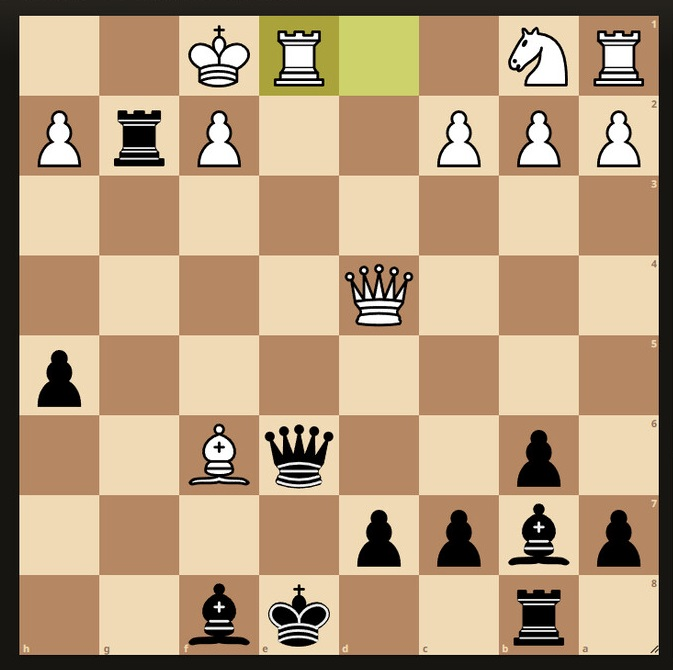
#> input picture Pictures/Captura2.jpg, 673 x 670 px, found by its file name
$ python detectar3.py
#> lines starting #> are read from the running program, lines starting #| are printed output that depends on the picture; after the words box and inside, x2 and y2 are one past the last pixel; in counts of white or black regions, pixels touching at a corner belong together
import cv2
import numpy as np

# Cargamos la imagen
imagen = cv2.imread('C:\\Users\\sergi\\Desktop\\ProyectoChess\\Pictures\\Captura2.jpg')
#> imagen is the input picture: shape (670, 673, 3); mean B, G, R 123.3, 154.8, 181.9
#La pasamos a tonos grises para que Canny pueda usarlo
grises = cv2.cvtColor(imagen, cv2.COLOR_BGR2GRAY)
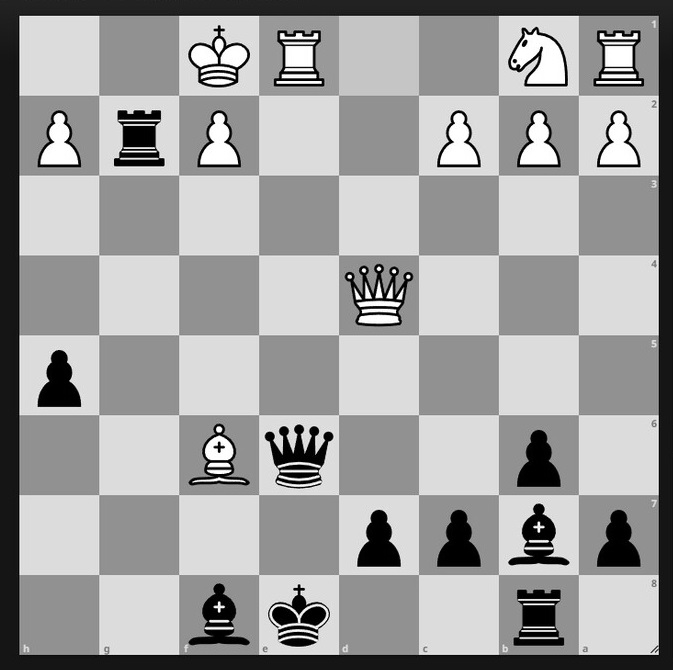
#> grises: shape (670, 673); min 0, max 255, mean 159.3

# Aplicamos Canny
bordes = cv2.Canny(imagen, 150, 200, L2gradient=True)
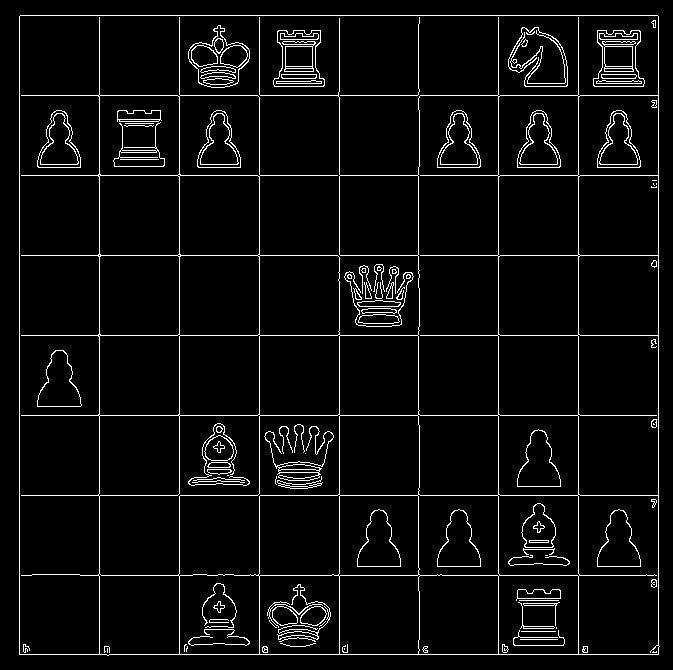
#> bordes: shape (670, 673); 5% white in thin lines or dots
cv2.imshow("bordes", bordes)
# Aplicamos la TRansformada de Hough para que detecte las líneas pero con algunos requisitos de las mismas
lineas = cv2.HoughLinesP(bordes, 1, np.pi/180, threshold=280, minLineLength=100, maxLineGap=10)
#> lineas = 18 rows, first 6: [658, 654, 658, 16], [19, 654, 19, 16], [21, 255, 657, 255], [20, 654, 657, 654], [21, 495, 657, 495], [99, 653, 99, 15]

# Seleccionar las líneas que formen un ángulo recto (similar a un cuadrado, o lo que se pueda, porque parece que no puede ser)
if lineas is not None:
    #Para esto usamos la distancia Euclídea, comparando la primera y sucesivas, con las siguientes lineas
    lineas_seleccionadas = []
    for i in range(len(lineas)):
        x1, y1, x2, y2 = lineas[i][0]
        longitud1 = np.sqrt((x2 - x1)**2 + (y2 - y1)**2)
        for j in range(i+1, len(lineas)):
            x3, y3, x4, y4 = lineas[j][0]
            longitud2 = np.sqrt((x4 - x3)**2 + (y4 - y3)**2)

            #Comparo si la longitud de las líneas y los ángulos entre ellas
            diferencia = np.abs(longitud1 - longitud2)
            umbral = 1  # Este es el umbral de la diferencia de longitudes entre líneas(es bajito porque si no pilla los bordes de fuera)

            # Se calcula el ángulo de las líneas
            angulo = np.abs(np.arctan2(y2 - y1, x2 - x1) - np.arctan2(y4 - y3, x4 - x3))
            angulo_grados = np.degrees(angulo)

            # Luego se mira si el ángulo que forman está dentro de los 90º(y su umbral), si es que si las guardo
            if diferencia < umbral and np.abs(angulo_grados - 90) < 10:
                lineas_seleccionadas.append(lineas[i])
                lineas_seleccionadas.append(lineas[j])
#> this loop made 18 passes
#> (x1, y1, x2, y2, longitud1) on passes 1 to 12: (658, 654, 658, 16, 638), (19, 654, 19, 16, 638), (21, 255, 657, 255, 636), (20, 654, 657, 654, 637), (21, 495, 657, 495, 636), (99, 653, 99, 15, 638), (21, 95, 657, 95, 636), (21, 335, 657, 335, 636), (259, 653, 259, 15, 638), (20, 15, 657, 15, 637), (21, 415, 656, 415, 635), (21, 175, 657, 175, 636)
#> after the loop, lineas_seleccionadas = 32 items, first 6: [[21, 255, 657, 255]], [[498, 653, 498, 17]], [[21, 255, 657, 255]], [[578, 653, 578, 17]], [[21, 255, 657, 255]], [[179, 653, 179, 17]]
    #Con esto se quedarán todas aquellas líneas que vayan formando cuadrados(o casi) y luego se mostrarán y se recotará

    # Esto es para dibujar las líneas que han pasado
    for linea in lineas_seleccionadas:
        x1, y1, x2, y2 = linea[0]
        cv2.line(imagen, (x1, y1), (x2, y2), (0, 0, 255), 2)
#> this loop made 32 passes
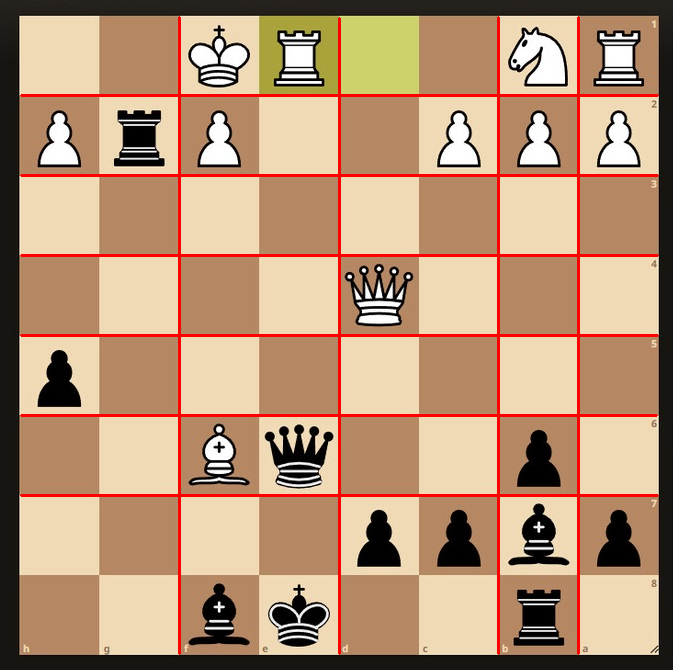
#> imagen: shape (670, 673, 3); 4.19% of pixels changed, all inside (x1, y1, x2, y2) = (20, 16, 659, 655)

    #Y ahora pillo las coordenadas de las líneas que necesito para determinar el tablero
    coordenadas_x = [x for linea in lineas_seleccionadas for x, _, _, _ in linea]
#> coordenadas_x = 32 values, max 578 at index 3, min 21 at index 0, mean 217.2
    coordenadas_y = [y for linea in lineas_seleccionadas for _, y, _, _ in linea]
#> coordenadas_y = 32 values, max 653 at index 1, min 95 at index 12, mean 466.5
    min_x = min(coordenadas_x)
#> min_x = 21
    max_x = max(coordenadas_x)
#> max_x = 578
    min_y = min(coordenadas_y)
#> min_y = 95
    max_y = max(coordenadas_y)
#> max_y = 653

    # Recorto la región que me interesa de la imagen original, según las coordenadas de esas líneas
    imagen_recortada = imagen[min_y:max_y, min_x:max_x]
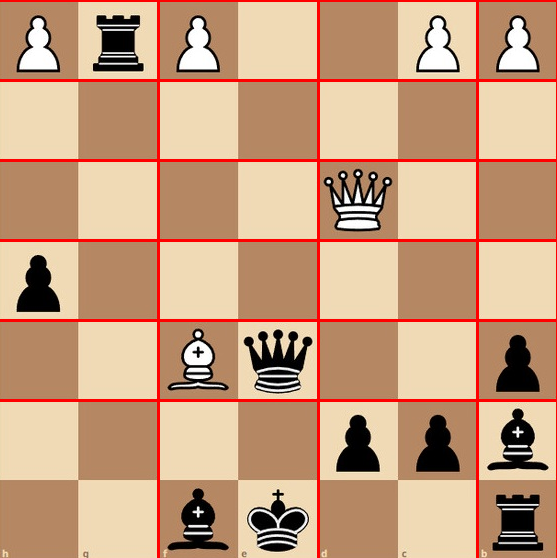
#> imagen_recortada: shape (558, 557, 3); mean B, G, R 126.8, 158, 199.5

    # Mostrar la imagen recortada resultante
    cv2.imshow('Imagen recortada', imagen_recortada)
    cv2.waitKey(0)#Para que no se me quite al momento de abrirla

$ run again, with Pictures/Captura3.jpg copied over Pictures/Captura2.jpg
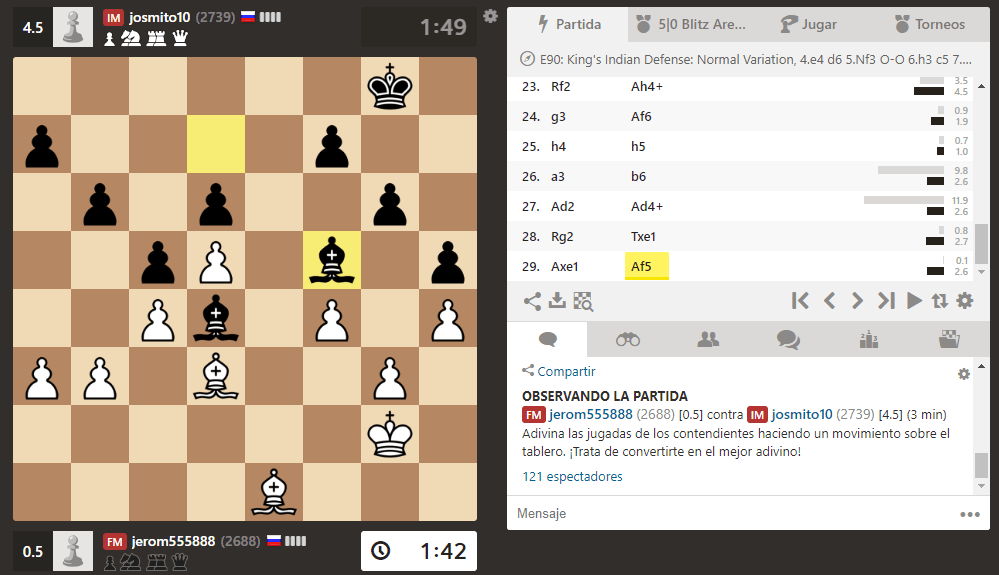
#> input picture Pictures/Captura3.jpg, 999 x 575 px, found by its file name
#> imagen is the input picture: shape (575, 999, 3); mean B, G, R 166, 180.3, 192.7
#> `bordes = cv2.Canny(imagen, 150, 200, L2gradient=True)`:
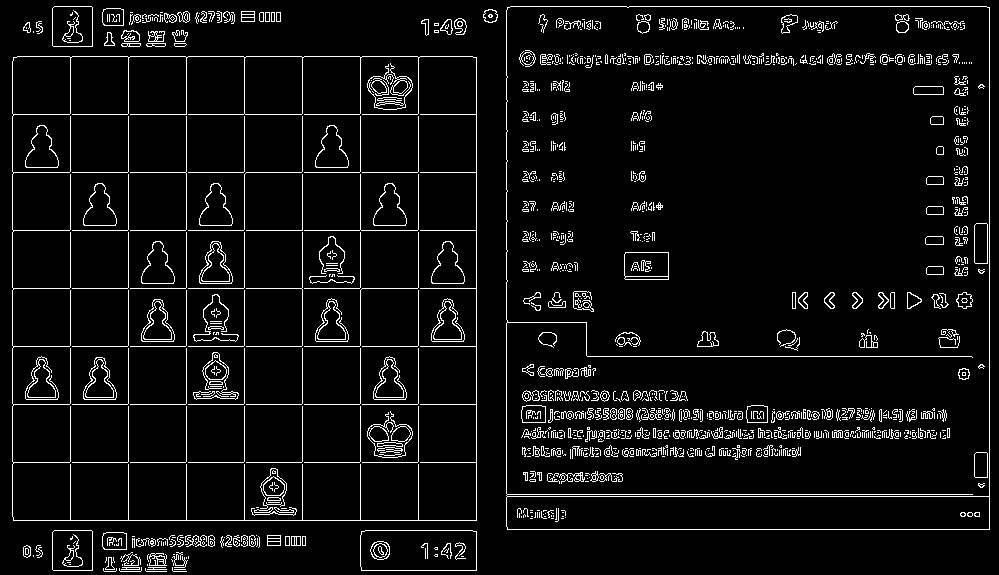
#> bordes: shape (575, 999); 5.9% white in thin lines or dots
#> lineas = 25 rows, first 6: [17, 56, 472, 56], [476, 570, 476, 57], [989, 529, 989, 7], [506, 526, 506, 10], [507, 496, 988, 496], [510, 6, 986, 6]
#> the loop `for i in range(len(lineas)):` made 25 passes
#> (x1, y1, x2, y2, longitud1) on passes 1 to 8: (17, 56, 472, 56, 455), (476, 570, 476, 57, 513), (989, 529, 989, 7, 522), (506, 526, 506, 10, 516), (507, 496, 988, 496, 481), (510, 6, 986, 6, 476), (13, 346, 475, 346, 462), (13, 404, 475, 404, 462)
#> after the loop `for i in range(len(lineas)):`: lineas_seleccionadas = [[[17, 56, 472, 56]], [[12, 516, 12, 61]]]
#> the loop `for linea in lineas_seleccionadas:` made 2 passes
#> after the loop `for linea in lineas_seleccionadas:`:
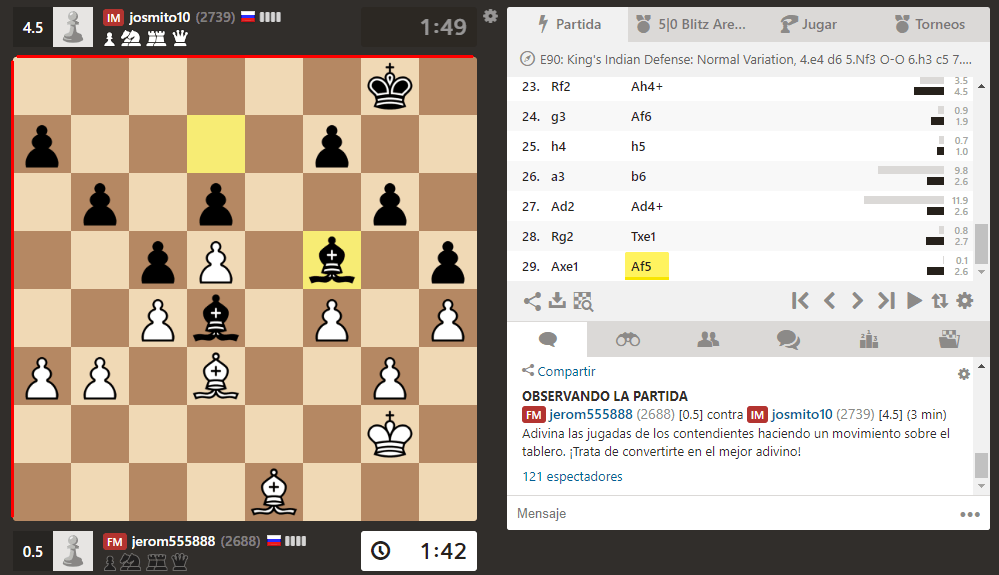
#> imagen: shape (575, 999, 3); 0.48% of pixels changed, all inside (x1, y1, x2, y2) = (11, 55, 474, 518)
#> coordenadas_x = [17, 12]
#> coordenadas_y = [56, 516]
#> min_x = 12
#> max_x = 17
#> min_y = 56
#> max_y = 516

$ run again, with Pictures/Captura4.jpg copied over Pictures/Captura2.jpg
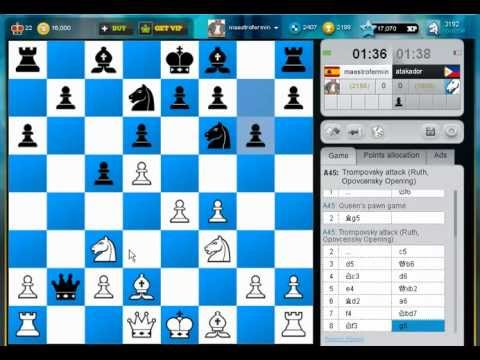
#> input picture Pictures/Captura4.jpg, 480 x 360 px, found by its file name
#> imagen is the input picture: shape (360, 480, 3); mean B, G, R 180, 157.9, 120.7
#> `bordes = cv2.Canny(imagen, 150, 200, L2gradient=True)`:
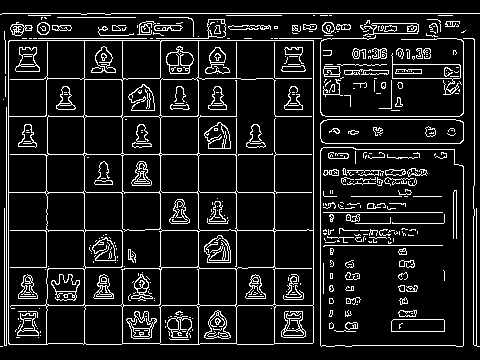
#> bordes: shape (360, 480); 11.1% white in thin lines or dots
#> lineas = 17 rows, first 6: [2, 13, 479, 13], [6, 116, 236, 116], [4, 230, 144, 230], [5, 40, 323, 40], [6, 154, 363, 154], [22, 38, 208, 38]
#> the loop `for i in range(len(lineas)):` made 17 passes
#> (x1, y1, x2, y2, longitud1) on passes 1 to 8: (2, 13, 479, 13, 477), (6, 116, 236, 116, 230), (4, 230, 144, 230, 140), (5, 40, 323, 40, 318), (6, 154, 363, 154, 357), (22, 38, 208, 38, 186), (6, 192, 332, 192, 326), (313, 342, 313, 15, 327)
#> after the loop `for i in range(len(lineas)):`: lineas_seleccionadas = [[[6, 192, 332, 192]], [[122, 343, 122, 17]]]
#> the loop `for linea in lineas_seleccionadas:` made 2 passes
#> coordenadas_x = [6, 122]
#> coordenadas_y = [192, 343]
#> min_x = 6
#> max_x = 122
#> min_y = 192
#> max_y = 343
#> `imagen_recortada = imagen[min_y:max_y, min_x:max_x]`:
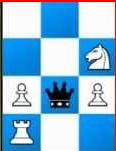
#> imagen_recortada: shape (151, 116, 3); mean B, G, R 216.7, 183.6, 136.4

$ run again, with Pictures/Captura5.jpg copied over Pictures/Captura2.jpg
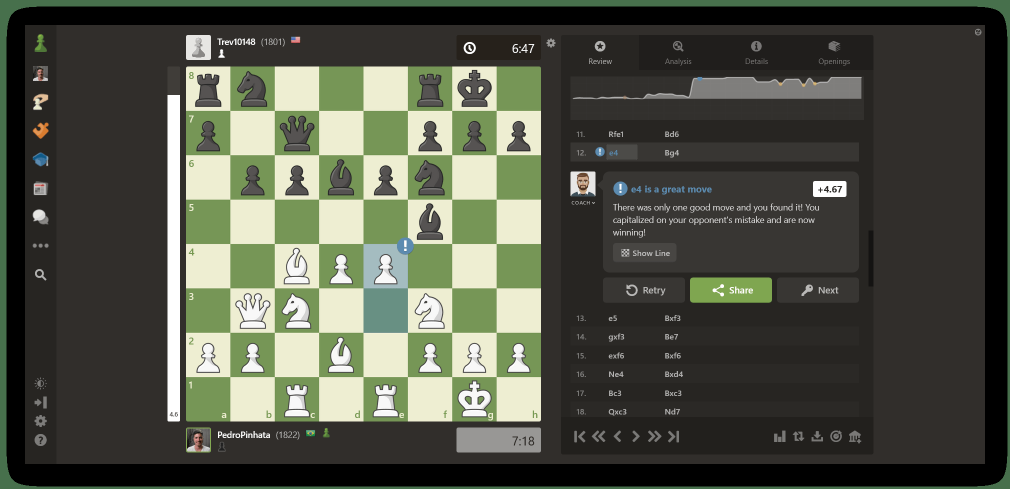
#> input picture Pictures/Captura5.jpg, 2020 x 978 px, found by its file name (shown at 1/2 size)
#> imagen is the input picture: shape (978, 2020, 3); mean B, G, R 69.5, 82.4, 79
#> `bordes = cv2.Canny(imagen, 150, 200, L2gradient=True)`:
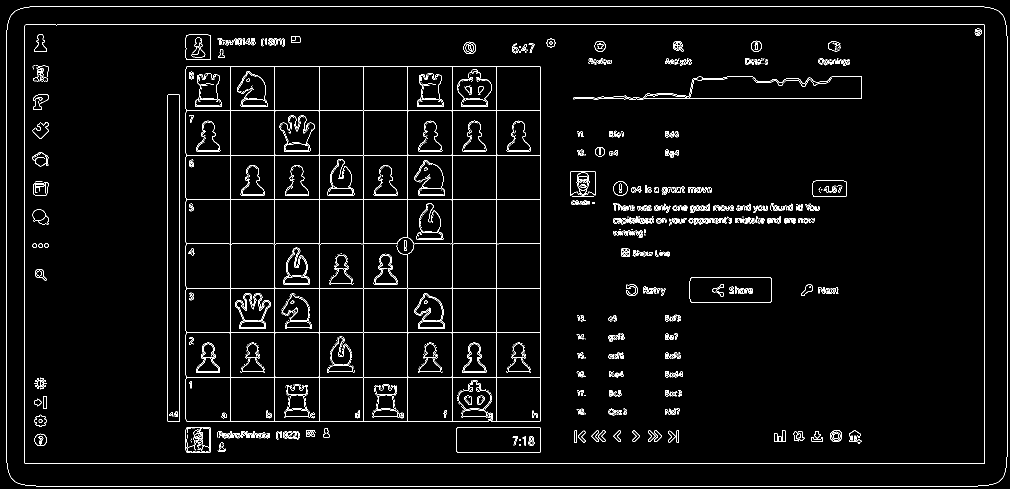
#> bordes: shape (978, 2020) (shown at 1/2 size); 3.1% white in thin lines or dots
#> lineas = 29 rows, first 6: [72, 972, 1955, 972], [74, 12, 1953, 12], [50, 927, 1969, 927], [51, 49, 1968, 49], [1969, 926, 1969, 50], [49, 926, 49, 51]
#> the loop `for i in range(len(lineas)):` made 29 passes
#> (x1, y1, x2, y2, longitud1) on passes 1 to 8: (72, 972, 1955, 972, 1883), (74, 12, 1953, 12, 1879), (50, 927, 1969, 927, 1919), (51, 49, 1968, 49, 1917), (1969, 926, 1969, 50, 876), (49, 926, 49, 51, 875), (12, 911, 12, 74, 837), (2014, 913, 2014, 72, 841)
#> after the loop `for i in range(len(lineas)):`: lineas_seleccionadas = 74 items, first 6: [[1081, 841, 1081, 134]], [[373, 842, 1080, 842]], [[372, 665, 1080, 665]], [[904, 841, 904, 133]], [[372, 665, 1080, 665]], [[460, 841, 460, 133]]
#> the loop `for linea in lineas_seleccionadas:` made 74 passes
#> coordenadas_x = 74 values, max 1081 at index 0, min 372 at index 2, mean 546.8
#> coordenadas_y = 74 values, max 842 at index 1, min 221 at index 26, mean 669
#> min_x = 372
#> max_x = 1081
#> min_y = 221
#> max_y = 842
#> `imagen_recortada = imagen[min_y:max_y, min_x:max_x]`:
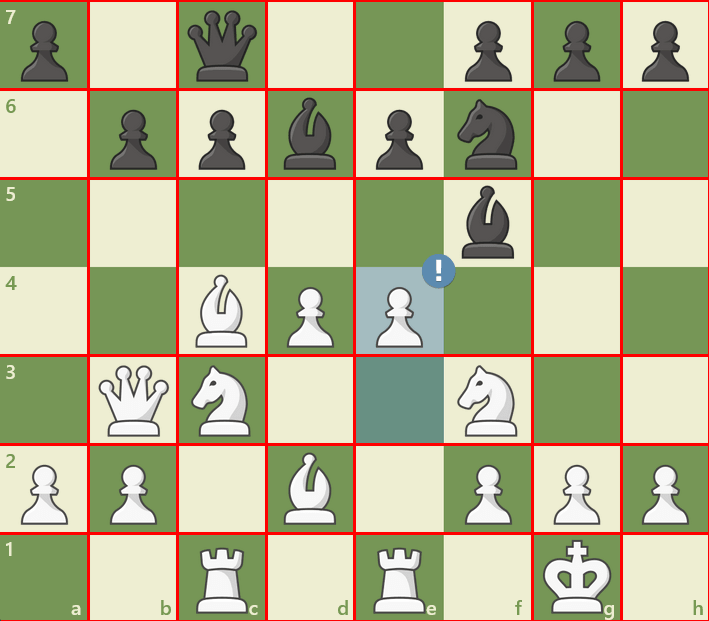
#> imagen_recortada: shape (621, 709, 3); mean B, G, R 142, 177.8, 178.7
